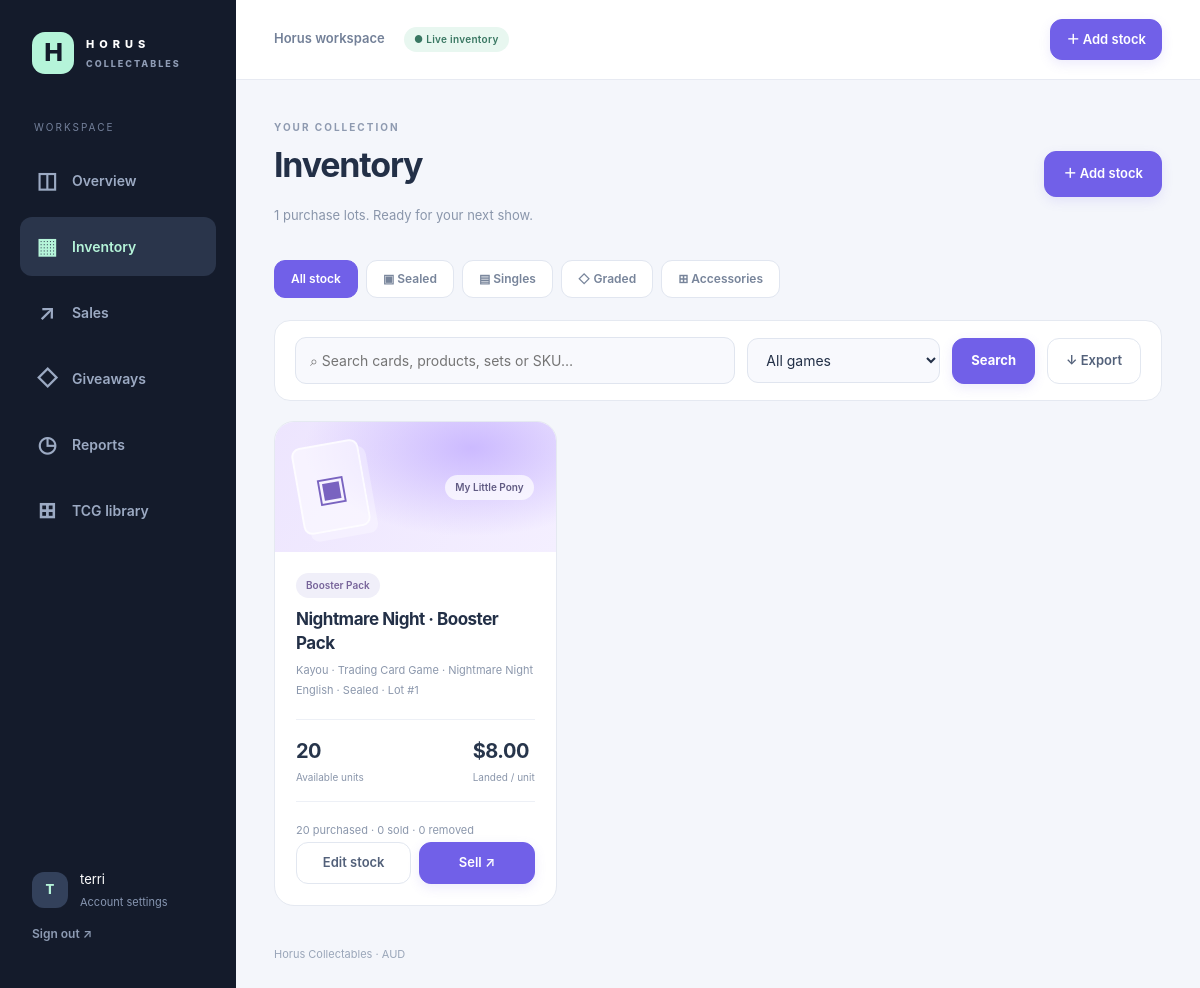
Screenshot of /stock (signed in) with the database file from the repository.
### tables this page shows
CREATE TABLE users (username TEXT PRIMARY KEY, password_hash TEXT NOT NULL,
          failures INTEGER NOT NULL DEFAULT 0, locked_until NUMERIC NOT NULL DEFAULT 0);

CREATE TABLE stock (id INTEGER PRIMARY KEY AUTOINCREMENT, name TEXT NOT NULL,
          category TEXT, set_name TEXT, condition TEXT, quantity INTEGER NOT NULL DEFAULT 1,
          unit_cost NUMERIC NOT NULL DEFAULT 0, shipping_cost NUMERIC NOT NULL DEFAULT 0,
          grading_cost NUMERIC NOT NULL DEFAULT 0, supplies_cost NUMERIC NOT NULL DEFAULT 0,
          source TEXT, purchase_date TEXT, notes TEXT, created_at TEXT NOT NULL, product_type TEXT NOT NULL DEFAULT 'sealed', sku TEXT NOT NULL DEFAULT '', archived INTEGER NOT NULL DEFAULT 0, tcg TEXT NOT NULL DEFAULT '', era TEXT NOT NULL DEFAULT '', language TEXT NOT NULL DEFAULT 'English');

### app.py (the view)
    @app.route('/stock')
    def stock():
        with database() as d:
            rows=enrich(stock_rows(d)); games=list(load_catalogue(d))
        q=request.args.get('q','').lower(); kind=request.args.get('type',''); game=request.args.get('tcg','')
        rows=[r for r in rows if q in (r['name']+' '+r['sku']+' '+(r['set_name'] or '')+' '+r['tcg']+' '+r['era']).lower() and (not kind or r['product_type']==kind) and (not game or r['tcg']==game)]
        return render_template('inventory.html',rows=rows,types=TYPES,games=games)

### catalog.py (called while the page is built)
def load(d):
    result={}
    for r in d.execute('SELECT game,era,set_name FROM catalogue ORDER BY id'):
        eras=result.setdefault(r['game'],{})
        if r['era']:
            sets=eras.setdefault(r['era'],[])
            if r['set_name'] and r['set_name'] not in sets: sets.append(r['set_name'])
    return result

### db.py (called while the page is built)
    def __enter__(self):
        if self.pg:
            import psycopg
            from psycopg.rows import dict_row
            self.conn = psycopg.connect(self.url, row_factory=dict_row)
        else:
            self.conn = sqlite3.connect(self.url.removeprefix('sqlite:///'), timeout=30)
            self.conn.row_factory = sqlite3.Row
            self.conn.execute('PRAGMA foreign_keys=ON')
            self.conn.execute('BEGIN IMMEDIATE')
        return self

    def execute(self, sql, args=()):
        return self.conn.execute(sql.replace('?', '%s') if self.pg else sql, args)

    def __exit__(self, kind, value, tb):
        try:
            self.conn.rollback() if kind else self.conn.commit()
        finally:
            self.conn.close()

### templates/inventory.html (shortened to what this page needs)
{% extends 'base.html' %}{% block content %}<div class="title"><div><p class="eyebrow">YOUR COLLECTION</p><h1>Inventory</h1><p class="muted">{{ rows|length }} purchase lots. Ready for your next show.</p></div><a class="button primary" href="/stock/add">＋ Add stock</a></div>
<div class="filter-tabs">{% for value,label in [('', 'All stock'),('sealed','▣ Sealed'),('singles','▤ Singles'),('graded','◇ Graded'),('accessories','⊞ Accessories')] %}<a class="filter-tab {{ 'active' if request.args.get('type','')==value }}" href="{{ url_for('stock',type=value,q=request.args.get('q',''),tcg=request.args.get('tcg','')) }}">{{ label }}</a>{% endfor %}</div>
<form class="inventory-search"><input aria-label="Search inventory" name="q" placeholder="⌕ Search cards, products, sets or SKU…" value="{{ request.args.get('q','') }}"><select name="tcg" aria-label="Trading card game"><option value="">All games</option></select><button class="primary">Search</button><a class="button" href="/export/stock">↓ Export</a></form>
<div class="inventory-grid">{% for r in rows %}<article class="stock-card"><div class="stock-art {{ r.product_type }}"><span class="product-art" aria-hidden="true">{{ '▣' if r.product_type=='sealed' else '▤' if r.product_type=='singles' else '◇' if r.product_type=='graded' else '⊞' }}</span><span class="badge">{{ r.tcg or 'Collectables' }}</span></div><div class="stock-body"><span class="badge">{{ r.category or r.product_type }}{{ ' · Archived' if r.archived }}</span><h2>{{ r.name }}</h2><p>{{ r.era }}{{ ' · ' if r.era }}{{ r.set_name or 'Custom collection' }}</p><p>{{ r.language }} · {{ r.condition or 'Condition unspecified' }} · Lot #{{ r.id }}</p><div class="stock-stats"><div><strong>{{ r.remaining }}</strong><small>Available units</small></div><div><strong>{{ r.landed|money }}</strong><small>Landed / unit</small></div></div><p>{{ r.quantity }} purchased · {{ r.sold }} sold · {{ r.removed }} removed</p><div class="stock-actions"><a class="button" href="/stock/{{ r.id }}/edit">Edit stock</a>{% if r.remaining>0 and not r.archived %}<a class="button primary" href="/sales/add?stock_id={{ r.id }}">Sell ↗</a>{% elif not r.archived %}<form method="post" action="/stock/{{ r.id }}/archive"><input type="hidden" name="csrf" value="{{ session.csrf }}"><button>Archive</button></form>{% endif %}</div></div></article>{% else %}<section class="empty-state"><span class="action-icon">▦</span><h2>Your collection starts here</h2><p>Add a purchase, then manage every product from its own stock card.</p><a class="button primary" href="/stock/add">＋ Add first stock</a></section>{% endfor %}</div>{% endblock %}

### templates/base.html (shortened to what this page needs)
<!doctype html><html lang="en"><head><link rel="stylesheet" href="{{ url_for('static',filename='style.css') }}"><link rel="stylesheet" href="{{ url_for('static',filename='app.css') }}"></head><body class="{{ 'signed-in' if session.user else 'signed-out' }}">
{% if session.user %}<aside class="sidebar"><a class="brand" href="/"><span class="brand-mark">H</span><span>HORUS<small>COLLECTABLES</small></span></a><p class="nav-label">WORKSPACE</p><nav aria-label="Main navigation">{% for path,icon,label in [('/','◫','Overview'),('/stock','▦','Inventory'),('/sales','↗','Sales'),('/adjustments','◇','Giveaways'),('/reports','◷','Reports'),('/catalogue','⊞','TCG library')] %}<a href="{{ path }}" class="{{ 'active' if request.path==path or (path not in ['/','/reports'] and request.path.startswith(path+'/')) else '' }}"><span class="nav-icon" aria-hidden="true">{{ icon }}</span>{{ label }}</a>{% endfor %}</nav><div class="sidebar-bottom"><a class="account-link" href="/password"><span class="avatar">{{ session.user[:1]|upper }}</span><span>{{ session.user }}<small>Account settings</small></span></a><form method="post" action="/logout"><input type="hidden" name="csrf" value="{{ session.csrf }}"><button class="signout">Sign out ↗</button></form></div></aside>{% endif %}
<div class="app-content"><header class="app-topbar">{% if session.user %}<span class="workspace-title">Horus workspace <span class="status-pill">● Live inventory</span></span><a class="button primary compact" href="/stock/add">＋ Add stock</a>{% else %}<a class="brand" href="/">HORUS <small>COLLECTABLES</small></a>{% endif %}</header><main>{% for category,message in get_flashed_messages(with_categories=true) %}<div class="notice {{ category }}" role="alert">{{ message }}</div>{% endfor %}{% block content %}{% endblock %}</main><footer>Horus Collectables · AUD</footer></div></body></html>

### static/style.css (style rules this page uses)
:root { font-family:system-ui,sans-serif;color:#e9edf4;background:#0d1420;line-height:1.5 }
* { box-sizing:border-box }
body { margin:0 }
header { padding:22px 4%;background:#121d2c;display:flex;gap:28px;align-items:center;flex-wrap:wrap;border-bottom:1px solid #304057 }
a { color:#dfb96d;text-decoration:none }
.brand { font-size:23px;font-weight:800;letter-spacing:3px }
.brand span { display:block;font-size:11px;letter-spacing:5px }
nav { display:flex;gap:20px;flex-wrap:wrap;flex:1 }
nav a { font-size:14px;color:#dce4ee }
main { max-width:1440px;margin:36px auto;padding:0 4% }
h1 { font-size:34px;line-height:1.2 }
h2 { font-size:21px }
.eyebrow { color:#dfb96d;letter-spacing:3px;font-size:12px }
.title,.toolbar { display:flex;gap:18px;align-items:center;flex-wrap:wrap }
.title { justify-content:space-between }
input,select,textarea { display:block;width:100%;padding:11px;background:#0e1827;color:#e9edf4;border:1px solid #40526b;border-radius:6px;margin:7px 0 14px;font:inherit }
button,.button { display:inline-block;cursor:pointer;padding:10px 16px;border:1px solid #60718a;border-radius:6px;background:#26374e;color:white;font:inherit }
.primary { background:#dfb96d;color:#152033;border-color:#dfb96d;font-weight:700 }
small { display:block;color:#a5b3c7;margin-top:4px }
.muted,footer { color:#a5b3c7;font-size:13px }
footer { padding:30px 4% }

### rows the page displays
users: user "terri"
stock: product_type "▣", tcg "My Little Pony", category "Booster Pack", name "Nightmare Night · Booster Pack", era "Kayou · Trading Card Game", era "·", set_name "Nightmare Night", language "English", condition "Sealed", id "1", remaining "20", landed "$8.00", quantity "20", sold "0", removed "0"

### other values shown
{{ icon }} "◫" "▦" "↗" "◇" "◷" "⊞"
{{ label }} "Overview" "Inventory" "Sales" "Giveaways" "Reports" "TCG library"
{{ session.user[:1]|upper }} "T"
{{ rows|length }} "1"
{{ label }} "All stock" "▣ Sealed" "▤ Singles" "◇ Graded" "⊞ Accessories"
